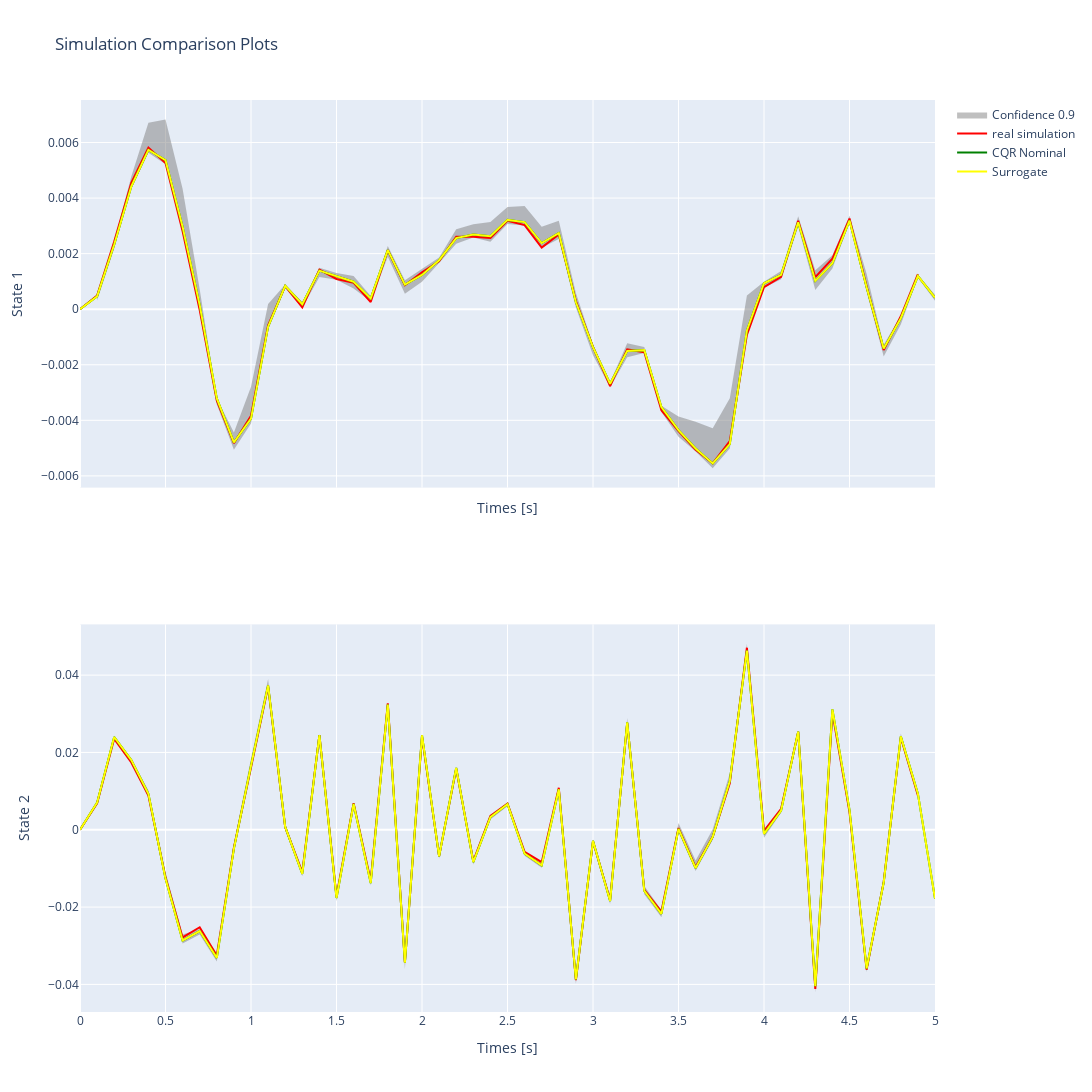

Notebook code for this chart:
### Markdown cell above
# simulation

### Code cell
dm.check_simulator(system=spring_system, iter= 50)
